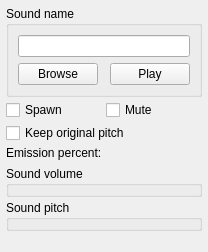
<?xml version="1.0" encoding="UTF-8"?>
<ui version="4.0">
 <class>CSoundPage</class>
 <widget class="QWidget" name="CSoundPage">
  <property name="geometry">
   <rect>
    <x>0</x>
    <y>0</y>
    <width>200</width>
    <height>252</height>
   </rect>
  </property>
  <property name="windowTitle">
   <string>Form</string>
  </property>
  <layout class="QVBoxLayout" name="verticalLayout">
   <property name="spacing">
    <number>3</number>
   </property>
   <property name="margin">
    <number>6</number>
   </property>
   <item>
    <widget class="QGroupBox" name="groupBox">
     <property name="title">
      <string>Sound name</string>
     </property>
     <layout class="QGridLayout" name="gridLayout_2">
      <item row="0" column="0" colspan="3">
       <widget class="QLineEdit" name="soundNameLineEdit">
        <property name="readOnly">
         <bool>true</bool>
        </property>
       </widget>
      </item>
      <item row="1" column="0">
       <widget class="QPushButton" name="browsePushButton">
        <property name="text">
         <string>Browse</string>
        </property>
       </widget>
      </item>
      <item row="1" column="1">
       <spacer name="horizontalSpacer">
        <property name="orientation">
         <enum>Qt::Horizontal</enum>
        </property>
        <property name="sizeHint" stdset="0">
         <size>
          <width>93</width>
          <height>20</height>
         </size>
        </property>
       </spacer>
      </item>
      <item row="1" column="2">
       <widget class="QPushButton" name="playPushButton">
        <property name="text">
         <string>Play</string>
        </property>
       </widget>
      </item>
     </layout>
    </widget>
   </item>
   <item>
    <layout class="QHBoxLayout" name="horizontalLayout">
     <item>
      <widget class="QCheckBox" name="spawnCheckBox">
       <property name="text">
        <string>Spawn</string>
       </property>
      </widget>
     </item>
     <item>
      <widget class="QCheckBox" name="muteCheckBox">
       <property name="text">
        <string>Mute</string>
       </property>
      </widget>
     </item>
    </layout>
   </item>
   <item>
    <widget class="QCheckBox" name="keepPitchCheckBox">
     <property name="text">
      <string>Keep original pitch</string>
     </property>
    </widget>
   </item>
   <item>
    <widget class="QLabel" name="label">
     <property name="text">
      <string>Emission percent:</string>
     </property>
    </widget>
   </item>
   <item>
    <widget class="NLQT::CEditRangeFloatWidget" name="emissionWidget" native="true"/>
   </item>
   <item>
    <widget class="NLQT::CAttribFloatWidget" name="gainWidget">
     <property name="title">
      <string>Sound volume</string>
     </property>
    </widget>
   </item>
   <item>
    <widget class="NLQT::CAttribFloatWidget" name="pitchWidget">
     <property name="title">
      <string>Sound pitch</string>
     </property>
    </widget>
   </item>
   <item>
    <spacer name="verticalSpacer">
     <property name="orientation">
      <enum>Qt::Vertical</enum>
     </property>
     <property name="sizeHint" stdset="0">
      <size>
       <width>20</width>
       <height>22</height>
      </size>
     </property>
    </spacer>
   </item>
  </layout>
 </widget>
 <customwidgets>
  <customwidget>
   <class>NLQT::CEditRangeFloatWidget</class>
   <extends>QWidget</extends>
   <header>edit_range_widget.h</header>
   <container>1</container>
  </customwidget>
  <customwidget>
   <class>NLQT::CAttribFloatWidget</class>
   <extends>QGroupBox</extends>
   <header>attrib_widget.h</header>
   <container>1</container>
  </customwidget>
 </customwidgets>
 <resources/>
 <connections/>
</ui>
